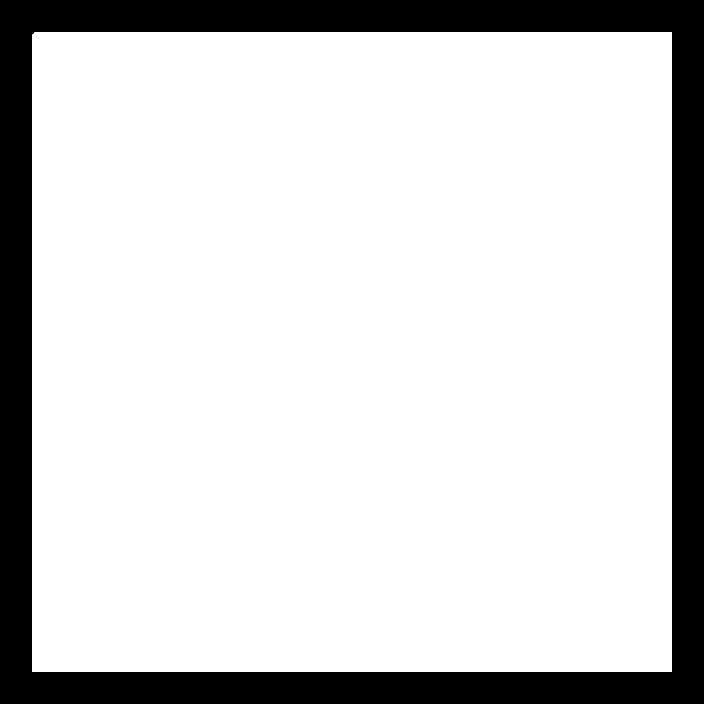
Frame 1 (no input)
Frame 60 (the mouse pressed at the canvas centre just before this capture): identical to frame 1, image omitted
Frame 120 (the mouse held since frame 60 and released just before this capture): identical to frame 1, image omitted

The Processing sketch that drew this single still picture (run headless with seeded random() and noise(); from frame 60 on, the mouse is pressed at the canvas centre):

// Processing sketch: HumanHealth
// ── HumanHealth.pde

void setup() {
  m2p = 32;
  final int x = 32*map.length;
  final int y = 32*map[0].length;
  init();
  size(704, 704);
  noStroke();
}




int m2p;
int[][]map = {
  {1, 1, 1, 1, 1, 1, 1, 1, 1, 1, 1, 1, 1, 1, 1, 1, 1, 1, 1, 1, 1, 1}, 
  {1, 0, 0, 0, 0, 0, 0, 0, 0, 0, 0, 0, 0, 0, 0, 0, 0, 0, 0, 0, 0, 1}, 
  {1, 0, 0, 0, 0, 0, 0, 0, 0, 0, 0, 0, 0, 0, 0, 0, 0, 0, 0, 0, 0, 1}, 
  {1, 0, 0, 0, 0, 0, 0, 0, 0, 0, 0, 0, 0, 0, 0, 0, 0, 0, 0, 0, 0, 1}, 
  {1, 0, 0, 0, 0, 0, 0, 0, 0, 0, 0, 0, 0, 0, 0, 0, 0, 0, 0, 0, 0, 1}, 
  {1, 0, 0, 0, 0, 0, 0, 0, 0, 0, 0, 0, 0, 0, 0, 0, 0, 0, 0, 0, 0, 1}, 
  {1, 0, 0, 0, 0, 0, 0, 0, 0, 0, 0, 0, 0, 0, 0, 0, 0, 0, 0, 0, 0, 1}, 
  {1, 0, 0, 0, 0, 0, 0, 0, 0, 0, 0, 0, 0, 0, 0, 0, 0, 0, 0, 0, 0, 1}, 
  {1, 0, 0, 0, 0, 0, 0, 0, 0, 0, 0, 0, 0, 0, 0, 0, 0, 0, 0, 0, 0, 1}, 
  {1, 0, 0, 0, 0, 0, 0, 0, 0, 0, 0, 0, 0, 0, 0, 0, 0, 0, 0, 0, 0, 1}, 
  {1, 0, 0, 0, 0, 0, 0, 0, 0, 0, 0, 0, 0, 0, 0, 0, 0, 0, 0, 0, 0, 1}, 
  {1, 0, 0, 0, 0, 0, 0, 0, 0, 0, 0, 0, 0, 0, 0, 0, 0, 0, 0, 0, 0, 1}, 
  {1, 0, 0, 0, 0, 0, 0, 0, 0, 0, 0, 0, 0, 0, 0, 0, 0, 0, 0, 0, 0, 1}, 
  {1, 0, 0, 0, 0, 0, 0, 0, 0, 0, 0, 0, 0, 0, 0, 0, 0, 0, 0, 0, 0, 1}, 
  {1, 0, 0, 0, 0, 0, 0, 0, 0, 0, 0, 0, 0, 0, 0, 0, 0, 0, 0, 0, 0, 1}, 
  {1, 0, 0, 0, 0, 0, 0, 0, 0, 0, 0, 0, 0, 0, 0, 0, 0, 0, 0, 0, 0, 1}, 
  {1, 0, 0, 0, 0, 0, 0, 0, 0, 0, 0, 0, 0, 0, 0, 0, 0, 0, 0, 0, 0, 1}, 
  {1, 0, 0, 0, 0, 0, 0, 0, 0, 0, 0, 0, 0, 0, 0, 0, 0, 0, 0, 0, 0, 1}, 
  {1, 0, 0, 0, 0, 0, 0, 0, 0, 0, 0, 0, 0, 0, 0, 0, 0, 0, 0, 0, 0, 1}, 
  {1, 0, 0, 0, 0, 0, 0, 0, 0, 0, 0, 0, 0, 0, 0, 0, 0, 0, 0, 0, 0, 1}, 
  {1, 0, 0, 0, 0, 0, 0, 0, 0, 0, 0, 0, 0, 0, 0, 0, 0, 0, 0, 0, 0, 1}, 
  {1, 1, 1, 1, 1, 1, 1, 1, 1, 1, 1, 1, 1, 1, 1, 1, 1, 1, 1, 1, 1, 1}
};

void draw() {
  background(0);
  for (int i = 0; i < map.length; i++) {
    for (int j = 0; j < map[0].length; j++) {
      fill(getCol(map[i][j]));
      rect(i*m2p, j*m2p, m2p, m2p);
    }
  }

  update();

 
  ellipse(px, py, weight, weight);
}

public void update(){
  px += xv;
  py += yv;
  
}
float px = 30, py = 30;
float xv,yv;
float weight = 10;
float walkspeed = 1;
void handleInput() {
  if(key == 'w'){
    yv = -walkspeed;
  }else if(key == 's'){
    yv = walkspeed;
  }
  if(key == 'a'){
    xv = -walkspeed;
  }else if(key == 'd'){
    xv = walkspeed; 
  }
}
void keyPressed(){
  handleInput();
}
void keyReleased(){
  if(key == 'w' || key =='s'){
    yv = 0;
  }
  if(key == 'a' || key == 'd'){
    xv =0;
  }
}

tile[]tiles;
void init() {
  tiles = new tile[10];
  tiles[0] = new tile(255, false);
  tiles[1] = new tile(0, true);
}

public int getCol(int k) {
  return tiles[k].col;
}

public boolean isSolid(int k) {
  return tiles[k].solid;
} 
class tile {
  public tile(int col, boolean solid) { 
    this.col = col;
    this.solid = solid;
  }
  boolean solid;
  int col;
}
